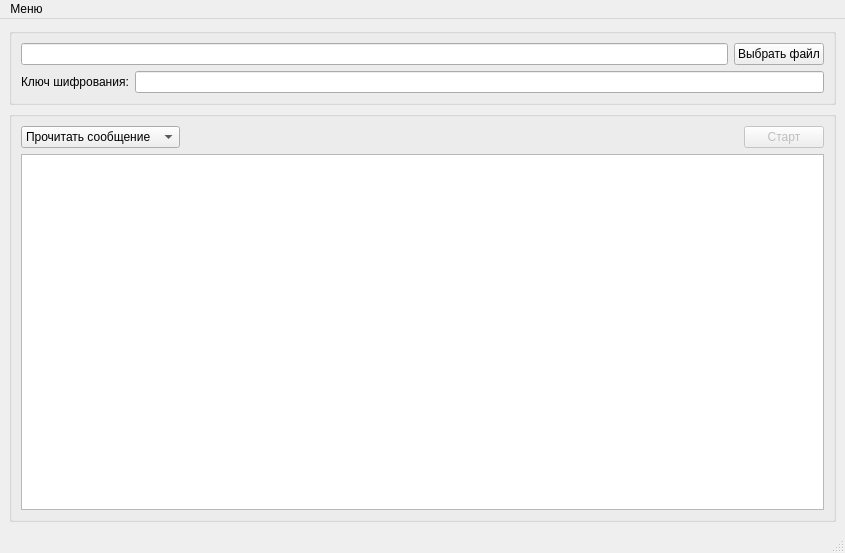
<?xml version="1.0" encoding="UTF-8"?>
<ui version="4.0">
 <class>MainWindow</class>
 <widget class="QMainWindow" name="MainWindow">
  <property name="geometry">
   <rect>
    <x>0</x>
    <y>0</y>
    <width>845</width>
    <height>553</height>
   </rect>
  </property>
  <property name="windowTitle">
   <string>C&amp;S</string>
  </property>
  <widget class="QWidget" name="centralwidget">
   <layout class="QVBoxLayout" name="verticalLayout_2">
    <item>
     <widget class="QGroupBox" name="groupBox">
      <property name="title">
       <string/>
      </property>
      <layout class="QVBoxLayout" name="verticalLayout_3">
       <item>
        <layout class="QHBoxLayout" name="horizontalLayout_2">
         <item>
          <widget class="QLineEdit" name="leFilePath">
           <property name="enabled">
            <bool>true</bool>
           </property>
           <property name="text">
            <string/>
           </property>
           <property name="readOnly">
            <bool>true</bool>
           </property>
          </widget>
         </item>
         <item>
          <widget class="QPushButton" name="btnChoseFile">
           <property name="text">
            <string>Выбрать файл</string>
           </property>
          </widget>
         </item>
        </layout>
       </item>
       <item>
        <layout class="QHBoxLayout" name="horizontalLayout_3">
         <item>
          <widget class="QLabel" name="label">
           <property name="text">
            <string>Ключ шифрования:</string>
           </property>
          </widget>
         </item>
         <item>
          <widget class="QLineEdit" name="leCryptoKey"/>
         </item>
        </layout>
       </item>
      </layout>
     </widget>
    </item>
    <item>
     <widget class="QGroupBox" name="groupBox_2">
      <property name="title">
       <string/>
      </property>
      <layout class="QVBoxLayout" name="verticalLayout">
       <item>
        <layout class="QHBoxLayout" name="horizontalLayout">
         <item>
          <widget class="QComboBox" name="cbProgrammMode">
           <item>
            <property name="text">
             <string>Прочитать сообщение</string>
            </property>
           </item>
           <item>
            <property name="text">
             <string>Записать сообщение</string>
            </property>
           </item>
          </widget>
         </item>
         <item>
          <spacer name="horizontalSpacer">
           <property name="orientation">
            <enum>Qt::Horizontal</enum>
           </property>
           <property name="sizeHint" stdset="0">
            <size>
             <width>40</width>
             <height>20</height>
            </size>
           </property>
          </spacer>
         </item>
         <item>
          <widget class="QPushButton" name="btnStart">
           <property name="enabled">
            <bool>false</bool>
           </property>
           <property name="text">
            <string>Старт</string>
           </property>
          </widget>
         </item>
        </layout>
       </item>
       <item>
        <widget class="QPlainTextEdit" name="textWindow"/>
       </item>
      </layout>
     </widget>
    </item>
   </layout>
  </widget>
  <widget class="QMenuBar" name="menubar">
   <property name="geometry">
    <rect>
     <x>0</x>
     <y>0</y>
     <width>845</width>
     <height>22</height>
    </rect>
   </property>
   <widget class="QMenu" name="menu">
    <property name="title">
     <string>Меню</string>
    </property>
    <addaction name="action"/>
    <addaction name="action_2"/>
    <addaction name="action_3"/>
   </widget>
   <addaction name="menu"/>
  </widget>
  <widget class="QStatusBar" name="statusbar"/>
  <action name="action">
   <property name="text">
    <string>О программе</string>
   </property>
  </action>
  <action name="action_2">
   <property name="text">
    <string>Помощь</string>
   </property>
  </action>
  <action name="action_3">
   <property name="text">
    <string>Разработчик</string>
   </property>
  </action>
 </widget>
 <resources/>
 <connections/>
</ui>
